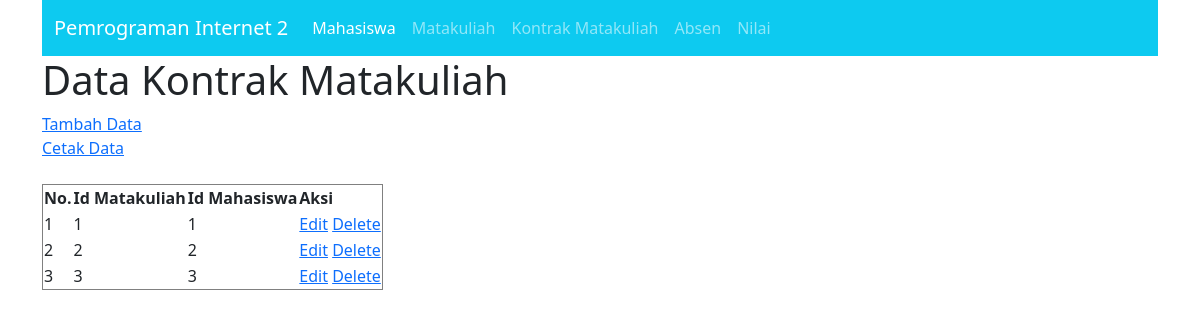
The page /kontrak_mk.php on the database its author committed.
### tables this page shows
CREATE TABLE `kontrak_mk` (
  `matakuliah_id` int(11) NOT NULL,
  `mhs_id` int(11) NOT NULL
);

### connection.php (called while the page is built)
<?php
class Connection
{
	 public function get_connection()
	 {
		 $host = "localhost";
		 $database = "mahasiswa";
		 $username = "root";
		 $password = "";
		 $connect = new mysqli($host, $username, $password, $database);
		 return $connect;
	 }
}

### model.php (called while the page is built, shortened)
<?php
include 'connection.php';
class Model extends Connection
{
public function __construct()
 {
 $this->conn = $this->get_connection();
 }
public function tampil_data_kontrakmk()
{
	 $sql = "SELECT * FROM kontrak_mk";
	 $bind = $this->conn->query($sql);
	 while ($obj = $bind->fetch_object()) { $baris[] = $obj;
 }
 if(!empty($baris)){
 	return $baris;
 }
}
}

### kontrak_mk.php (the view, shortened to what this page needs)
<?php
include 'model.php';
$model = new Model();
$index = 1;
?>
<!doctype html>
<html lang="en">
<head>
    <link href="https://cdn.jsdelivr.net/npm/bootstrap@5.0.0-beta3/dist/css/bootstrap.min.css" rel="stylesheet">
</head>
<body>
<div class="container">
<nav class="navbar navbar-expand-lg navbar-dark bg-info">
    <div class="container-fluid">
      <a class="navbar-brand" href="index.php">Pemrograman Internet 2</a>
    <div class="collapse navbar-collapse" id="navbarNav">
        <ul class="navbar-nav">
            <li class="nav-item">
              <a class="nav-link active" aria-current="page" href="mahasiswa.php">Mahasiswa</a>
            </li>
            <li class="nav-item">
              <a class="nav-link" href="matakuliah.php">Matakuliah</a>
            </li>
            <li class="nav-item">
              <a class="nav-link" href="kontrak_mk.php">Kontrak Matakuliah</a>
            </li>
            <li class="nav-item">
              <a class="nav-link" href="absen.php">Absen</a>
            </li>
            <li class="nav-item">
              <a class="nav-link" href="index.php">Nilai</a>
            </li>
        </ul>
      </div>
    </div>
</nav>
<h1>Data Kontrak Matakuliah</h1>
<a href="create_kontrakmk.php">Tambah Data</a>
<br>
<a href="print_kontrakmk.php" target="_blank">Cetak Data</a>
<br><br>
<table border="1">
  <thead>
    <tr>
      <th>No.</th>
      <th>Id Matakuliah</th>
      <th>Id Mahasiswa</th>
      <th>Aksi</th>
    </tr>
  </thead>
<tbody>
<?php
$result = $model->tampil_data_kontrakmk();
if ( !empty($result) ) {
  foreach ($result as $data): ?>
    <tr>
      <td><?=$index++ ?></td>
      <td><?=$data->matakuliah_id ?></td>
      <td><?=$data->mhs_id ?></td>
      <td>
        <a name="edit" id="edit" href="edit_kontrakmk.php?id=<?=$data->id ?>">Edit</a>
        <a name="hapus_absen" id="hapus_kontrakmk" href="proses.php?id=<?=$data->id ?>">Delete</a>
      </td>
    </tr>
  <?php endforeach;
} else{ ?>
<tr>
<td colspan="9">Belum ada data pada tabel kontrak matakuliah.</td>
</tr>
<?php } ?>
</tbody>
</table>
</div>
</body>
</html>

### rows shown on the page
kontrak_mk: matakuliah_id "1", mhs "1"
kontrak_mk: matakuliah_id "2", mhs "2"
kontrak_mk: matakuliah_id "3", mhs "3"
